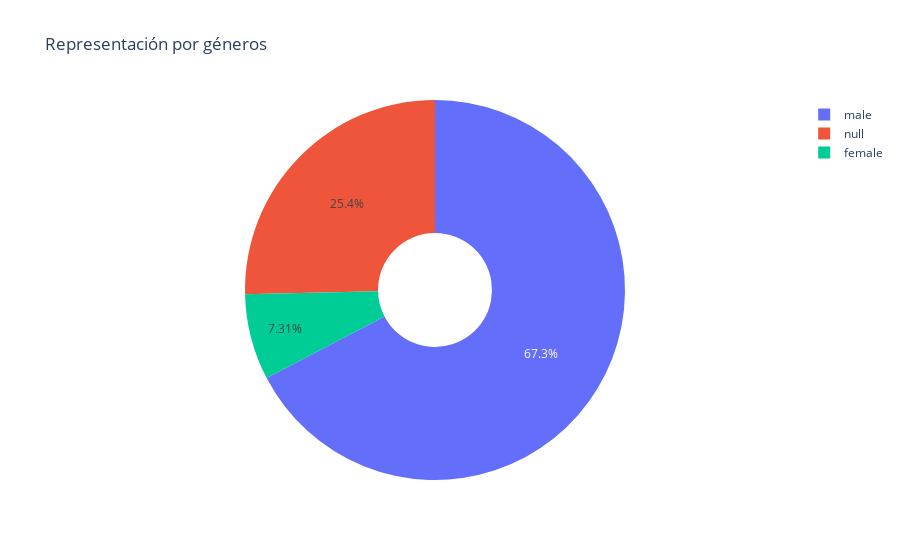

The notebook cell this image was saved under:
### Markdown cell above
## Donut Chart by Plotly

### Code cell
fig = px.pie(gender_df, names='Gender', title='Representación por géneros', hole=.3)
fig.show()

### Figure 1 — Plotly figure (JSON) as saved in the notebook; plotly's stock layout.template omitted (floating-point values rounded to 4 significant figures; data arrays with more than 128 entries replaced by an {"elided": "..."} marker saying what was removed)
{"data": [{"domain": {"x": [0, 1], "y": [0, 1]}, "hole": 0.3, "hovertemplate": "Gender=%{label}<extra></extra>", "labels": {"elided": "34558 str values"}, "legendgroup": "", "name": "", "showlegend": true, "type": "pie"}], "layout": {"legend": {"tracegroupgap": 0}, "title": {"text": "Representación por géneros"}}}
